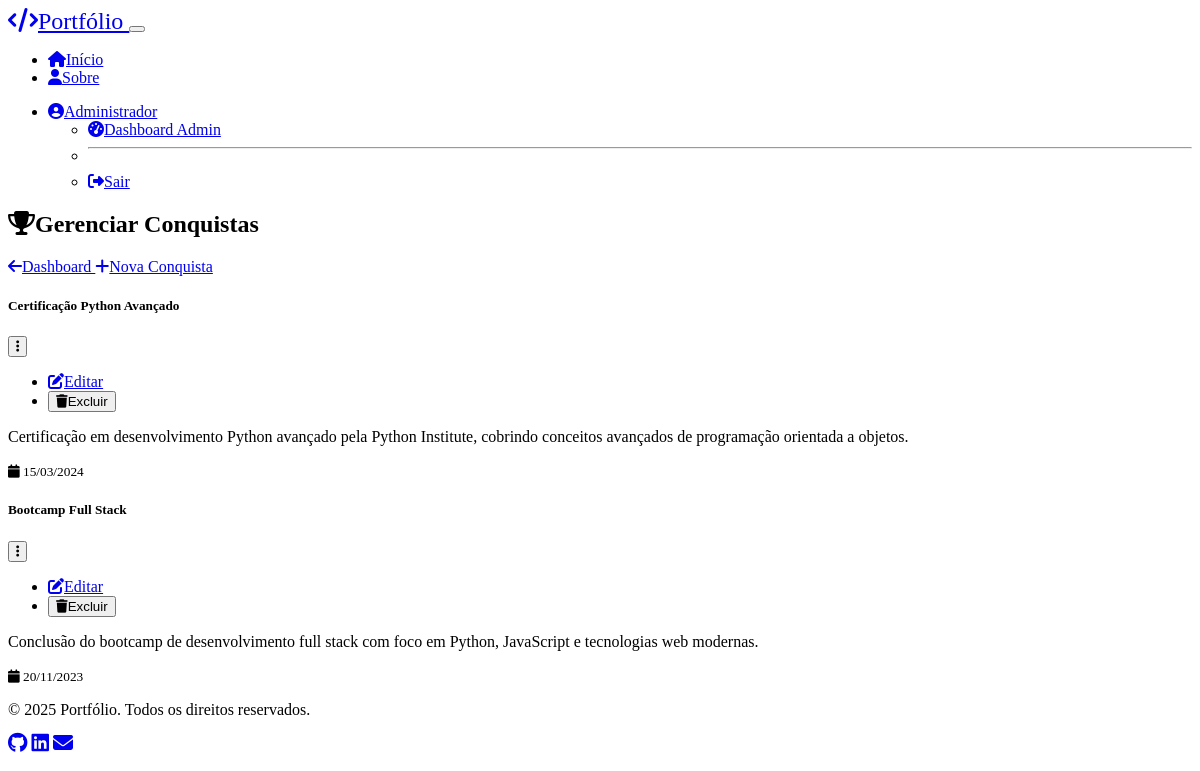
/admin/achievements (signed in), run on the app's committed database.
### models.py (models this page shows, shortened)
class User(db.Model):
    id = db.Column(db.Integer, primary_key=True)
    nome = db.Column(db.String(100), nullable=False)
    email = db.Column(db.String(120), nullable=False, unique=True)
    senha_hash = db.Column(db.String(256), nullable=False)
    foto_url = db.Column(db.String(200))
    is_admin = db.Column(db.Boolean, default=False)
    criado_em = db.Column(db.DateTime, default=datetime.utcnow)
    reset_token = db.Column(db.String(100))
    reset_token_expires = db.Column(db.DateTime)
    projects = db.relationship('Project', backref='user', lazy=True, cascade='all, delete-orphan')
    achievements = db.relationship('Achievement', backref='user', lazy=True, cascade='all, delete-orphan')
    comments = db.relationship('Comment', backref='user', lazy=True, cascade='all, delete-orphan')
    likes = db.relationship('Like', backref='user', lazy=True, cascade='all, delete-orphan')
    notifications = db.relationship('Notification', backref='user', lazy=True, cascade='all, delete-orphan')

class Achievement(db.Model):
    id = db.Column(db.Integer, primary_key=True)
    titulo = db.Column(db.String(100), nullable=False)
    descricao = db.Column(db.Text, nullable=False)
    data = db.Column(db.DateTime, nullable=False)
    imagem_url = db.Column(db.String(200))
    user_id = db.Column(db.Integer, db.ForeignKey('user.id'), nullable=False)

### routes.py (the view)
@app.route('/admin/achievements')
@admin_required
def admin_achievements():
    achievements = Achievement.query.filter_by(user_id=session['user_id']).order_by(desc(Achievement.data)).all()
    return render_template('admin/achievements.html', achievements=achievements)

### auth.py (called while the page is built)
def admin_required(f):
    @wraps(f)
    def decorated_function(*args, **kwargs):
        if 'user_id' not in session:
            flash('Você precisa estar logado para acessar esta página.', 'warning')
            return redirect(url_for('login', next=request.url))
        from models import User
        from app import db
        user = db.session.get(User, session['user_id'])
        if not user or not user.is_admin:
            flash('Acesso negado. Apenas administradores podem acessar esta página.', 'danger')
            return redirect(url_for('index'))
        return f(*args, **kwargs)
    return decorated_function

### templates/admin/achievements.html (shortened to what this page needs)
{% extends "base.html" %}
{% block content %}
<div class="container mt-4">
    <div class="d-flex justify-content-between align-items-center mb-4">
        <h2><i class="fas fa-trophy me-2"></i>Gerenciar Conquistas</h2>
        <div>
            <a href="{{ url_for('admin_dashboard') }}" class="btn btn-outline-secondary me-2">
                <i class="fas fa-arrow-left me-1"></i>Dashboard
            </a>
            <a href="{{ url_for('admin_achievement_new') }}" class="btn btn-primary">
                <i class="fas fa-plus me-1"></i>Nova Conquista
            </a>
        </div>
    </div>
    <div class="card bg-dark border-secondary">
        <div class="card-body">
            {% if achievements %}
                <div class="row">
                    {% for achievement in achievements %}
                    <div class="col-md-6 mb-4">
                        <div class="card bg-secondary border-0">
                            <div class="card-body">
                                <div class="d-flex justify-content-between align-items-start mb-2">
                                    <h5 class="card-title mb-0">{{ achievement.titulo }}</h5>
                                    <div class="dropdown">
                                        <button class="btn btn-sm btn-outline-light" type="button"
                                                data-bs-toggle="dropdown">
                                            <i class="fas fa-ellipsis-v"></i>
                                        </button>
                                        <ul class="dropdown-menu dropdown-menu-dark">
                                            <li>
                                                <a class="dropdown-item"
                                                   href="{{ url_for('admin_achievement_edit', id=achievement.id) }}">
                                                    <i class="fas fa-edit me-2"></i>Editar
                                                </a>
                                            </li>
                                            <li>
                                                <form method="POST"
                                                      action="{{ url_for('admin_achievement_delete', id=achievement.id) }}"
                                                      onsubmit="return confirm('Tem certeza que deseja excluir esta conquista?')">
                                                    <button type="submit" class="dropdown-item text-danger">
                                                        <i class="fas fa-trash me-2"></i>Excluir
                                                    </button>
                                                </form>
                                            </li>
                                        </ul>
                                    </div>
                                </div>
                                <p class="card-text text-muted">{{ achievement.descricao }}</p>
                                <small class="text-muted">
                                    <i class="fas fa-calendar me-1"></i>
                                    {{ achievement.data.strftime('%d/%m/%Y') }}
                                </small>
                            </div>
                        </div>
                    </div>
                    {% endfor %}
                </div>
            {% endif %}
        </div>
    </div>
</div>
{% endblock %}

### templates/base.html (shortened to what this page needs)
<!DOCTYPE html>
<html lang="pt-BR" data-bs-theme="dark">
<head>
    <link href="https://cdn.replit.com/agent/bootstrap-agent-dark-theme.min.css" rel="stylesheet">
    <link rel="stylesheet" href="https://cdnjs.cloudflare.com/ajax/libs/font-awesome/6.4.0/css/all.min.css">
    <link href="{{ url_for('static', filename='css/style.css') }}" rel="stylesheet">
</head>
<body>
    <nav class="navbar navbar-expand-lg navbar-dark bg-dark sticky-top">
        <div class="container">
            <a class="navbar-brand fw-bold" href="{{ url_for('index') }}">
                <i class="fas fa-code me-2"></i>Portfólio
            </a>
            <button class="navbar-toggler" type="button" data-bs-toggle="collapse" data-bs-target="#navbarNav">
            </button>
            <div class="collapse navbar-collapse" id="navbarNav">
                <ul class="navbar-nav me-auto">
                    <li class="nav-item">
                        <a class="nav-link" href="{{ url_for('index') }}">
                            <i class="fas fa-home me-1"></i>Início
                        </a>
                    </li>
                    <li class="nav-item">
                        <a class="nav-link" href="{{ url_for('about') }}">
                            <i class="fas fa-user me-1"></i>Sobre
                        </a>
                    </li>
                </ul>
                <ul class="navbar-nav ms-auto">
                    {% if session.user_id %}
                        <li class="nav-item dropdown">
                            <a class="nav-link dropdown-toggle" href="#" role="button" data-bs-toggle="dropdown">
                                <i class="fas fa-user-circle me-1"></i>{{ session.user_name }}
                            </a>
                            <ul class="dropdown-menu dropdown-menu-dark">
                                {% if session.is_admin %}
                                <li><a class="dropdown-item" href="{{ url_for('admin_dashboard') }}">
                                    <i class="fas fa-tachometer-alt me-2"></i>Dashboard Admin
                                </a></li>
                                <li><hr class="dropdown-divider"></li>
                                {% endif %}
                                <li><a class="dropdown-item" href="{{ url_for('logout') }}">
                                    <i class="fas fa-sign-out-alt me-2"></i>Sair
                                </a></li>
                            </ul>
                        </li>
                    {% endif %}
                </ul>
            </div>
        </div>
    </nav>
    <main>
        {% block content %}{% endblock %}
    </main>
    <footer class="bg-dark text-light py-4 mt-5">
        <div class="container">
            <div class="row">
                <div class="col-md-6">
                    <p class="mb-0">&copy; {{ current_year or 2025 }} Portfólio. Todos os direitos reservados.</p>
                </div>
                <div class="col-md-6 text-md-end">
                    <div class="social-links">
                        <a href="#" class="text-light me-3" title="GitHub">
                            <i class="fab fa-github fa-lg"></i>
                        </a>
                        <a href="#" class="text-light me-3" title="LinkedIn">
                            <i class="fab fa-linkedin fa-lg"></i>
                        </a>
                        <a href="#" class="text-light" title="Email">
                            <i class="fas fa-envelope fa-lg"></i>
                        </a>
                    </div>
                </div>
            </div>
        </div>
    </footer>
</body>
</html>

### static/css/style.css (style rules this page uses)
:root { --hero-gradient: linear-gradient(135deg, #667eea 0%, #764ba2 100%); }
.navbar-brand { font-size: 1.5rem; }
.navbar-nav .nav-link { font-weight: 500; transition: color 0.3s ease; }
.card { transition: transform 0.3s ease, box-shadow 0.3s ease; }
.btn { font-weight: 500; transition: all 0.3s ease; }
.social-links a { transition: transform 0.3s ease; display: inline-block; }
html { scroll-behavior: smooth; }

### data on the page
User: user_name "Administrador"
Achievement: titulo "Certificação Python Avançado", descricao "Certificação em desenvolvimento Python avançado pela Python Institute, cobrindo conceitos avançados de programação orientada a objetos.", data "15/03/2024"
Achievement: titulo "Bootcamp Full Stack", descricao "Conclusão do bootcamp de desenvolvimento full stack com foco em Python, JavaScript e tecnologias web modernas.", data "20/11/2023"

### other printed values
{{ current_year or 2025 }} "2025"
